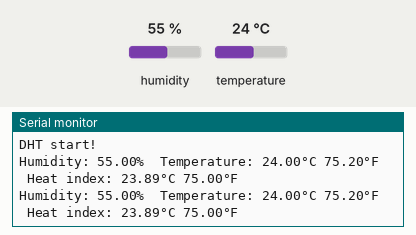
A sketch run on a simulated Arduino Mega 2560, built with avr-gcc and run on an emulated ATmega2560. Shown: the last lines printed to the serial monitor. Inputs (shaded band) come from the test bench; at power-on: humidity 55 %, temperature 24 °C.

Above: at 4.8 s.
4.9 s: humidity set to 22 %
At 6.4 s:
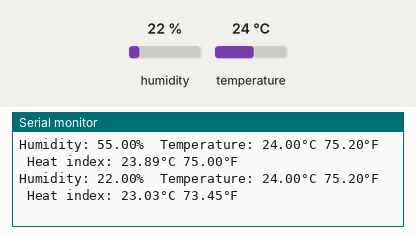
7.9 s: temperature set to 12 °C
At 8.7 s:
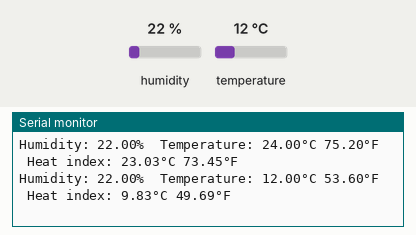
10.9 s: humidity set to 40 %
At 13.3 s:
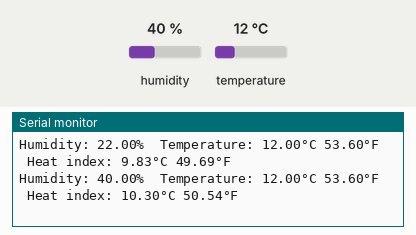
Timing chart, 0 to 14.8 s (numbered marks = the images above; inputs shaded):
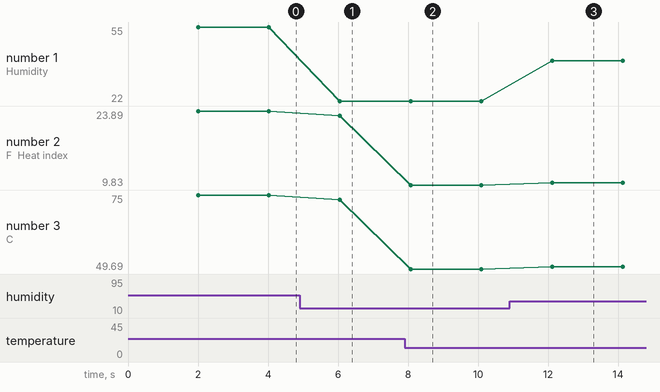

The sketch:

DHTtester_heat_tester.ino
```cpp
#include "DHT.h"

#define DHTPIN A10     // Digital pin connected to the DHT sensor

#define DHTTYPE DHT22   // DHT 22  (AM2302), AM2321

// Connect pin 1 (on the left) of the sensor to 5V or 3.3V
// Connect pin 2 of the sensor (this is your DHTPIN)
// Connect pin 3 (on the right) of the sensor to GROUND (if your sensor has 3 pins)
// Connect pin 4 (on the right) of the sensor to GROUND and leave the pin 3 EMPTY (if your sensor has 4 pins)

// Initialize DHT sensor.
DHT dht(DHTPIN, DHTTYPE);

void setup() {
  Serial.begin(9600);
  Serial.println(F("DHT start!"));

  dht.begin();
}

void loop() {
  // Wait a 2 seconds between measurements.
  delay(2000);

  // Reading temperature or humidity
  float h = dht.readHumidity();
  // Read temperature as Celsius (the default)
  float t = dht.readTemperature();
  // Read temperature as Fahrenheit (isFahrenheit = true)
  float f = dht.readTemperature(true);

  // Check if any reads failed and exit early (to try again).
  if (isnan(h) || isnan(t) || isnan(f)) {
    Serial.println(F("Failed to read from DHT sensor!"));
    return;
  }

  // Compute heat index in Fahrenheit (the default)
  float hif = dht.computeHeatIndex(f, h);
  // Compute heat index in Celsius (isFahreheit = false)
  float hic = dht.computeHeatIndex(t, h, false);

  // Printing the results
  Serial.print(F("Humidity: "));
  Serial.print(h);
  Serial.print(F("%  Temperature: "));
  Serial.print(t);
  Serial.print(F("°C "));
  Serial.print(f);
  Serial.print(F("°F  Heat index: "));
  Serial.print(hic);
  Serial.print(F("°C "));
  Serial.print(hif);
  Serial.println(F("°F"));
}
```

Measured:
- after the input at 4.9 s, the serial monitor: prints a new line after 1.2 s (image 1)
- after the input at 7.9 s, the serial monitor: prints a new line after 0.17 s (image 2)
- after the input at 10.9 s, the serial monitor: prints a new line after 1.2 s (image 3)
- plotted number 1: 55 → 22 after the input at 4.9 s, 22 → 40 after the input at 10.9 s
- plotted number 2: 23.89 → 23.03 after the input at 4.9 s, 23.03 → 9.83 after the input at 7.9 s, 9.83 → 10.3 after the input at 10.9 s
- plotted number 3: 75 → 73.45 after the input at 4.9 s, 73.45 → 49.69 after the input at 7.9 s, 49.69 → 50.54 after the input at 10.9 s
